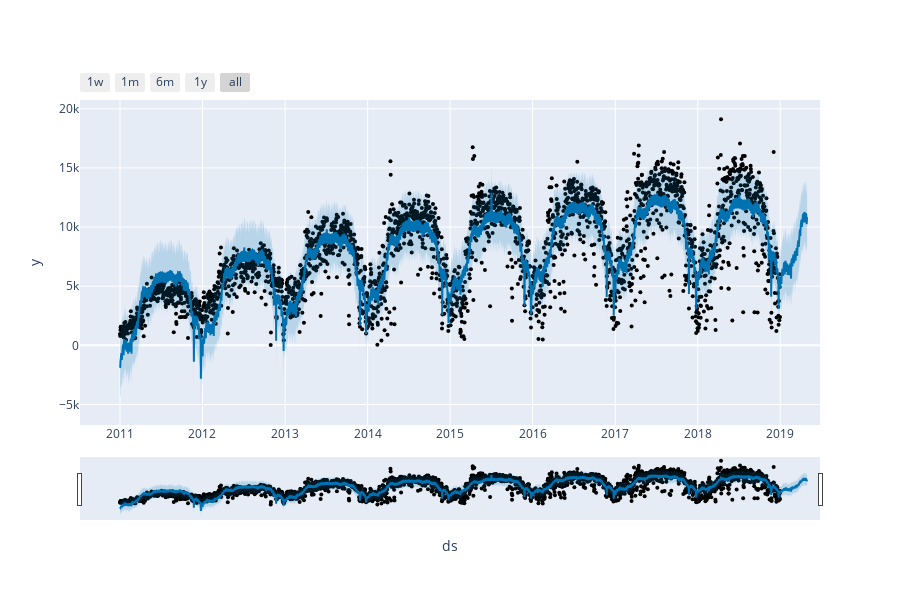

Here is the notebook cell this chart was saved with:
### Code cell
plot_plotly(m, forecast)

### Figure 1 — Plotly figure (JSON) as saved in the notebook; plotly's stock layout.template omitted (floating-point values rounded to 4 significant figures; data arrays with more than 128 entries replaced by an {"elided": "..."} marker saying what was removed)
{"data": [{"marker": {"color": "black", "size": 4}, "mode": "markers", "name": "Actual", "type": "scatter", "x": {"elided": "2918 str values"}, "y": {"elided": "2918 float values"}}, {"hoverinfo": "skip", "line": {"width": 0}, "mode": "lines", "type": "scatter", "x": {"elided": "3042 str values"}, "y": {"elided": "3042 float values"}}, {"fill": "tonexty", "fillcolor": "rgba(0, 114, 178, 0.2)", "line": {"color": "#0072B2", "width": 2}, "mode": "lines", "name": "Predicted", "type": "scatter", "x": {"elided": "3042 str values"}, "y": {"elided": "3042 float values"}}, {"fill": "tonexty", "fillcolor": "rgba(0, 114, 178, 0.2)", "hoverinfo": "skip", "line": {"width": 0}, "mode": "lines", "type": "scatter", "x": {"elided": "3042 str values"}, "y": {"elided": "3042 float values"}}], "layout": {"height": 600, "showlegend": false, "width": 900, "xaxis": {"rangeselector": {"buttons": [{"count": 7, "label": "1w", "step": "day", "stepmode": "backward"}, {"count": 1, "label": "1m", "step": "month", "stepmode": "backward"}, {"count": 6, "label": "6m", "step": "month", "stepmode": "backward"}, {"count": 1, "label": "1y", "step": "year", "stepmode": "backward"}, {"step": "all"}]}, "rangeslider": {"visible": true}, "title": {"text": "ds"}, "type": "date"}, "yaxis": {"title": {"text": "y"}}}}
